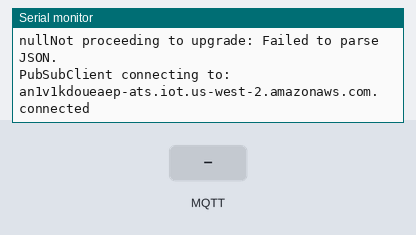
Recording of a sketch running on a simulated ESP8266 (NodeMCU). Shown: the last lines printed to the serial monitor. The test bench sets the inputs (shaded band). WiFi joins after 1.5 s; servers stay silent unless stated; uploads are accepted with an empty reply; the local clock reads 2024-03-15 10:24:30 at power-on unless the sketch sets it; storage starts empty; no MQTT or app messages arrive unless stated; not simulated (calls return 0 or success): secrets.h.

Above: at 4.0 s.
4.1 s: MQTT message "1" arrives on the first subscribed topic
At 5.3 s:
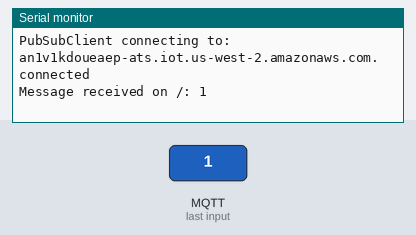
5.6 s: MQTT message "on" arrives on the first subscribed topic
At 6.4 s:
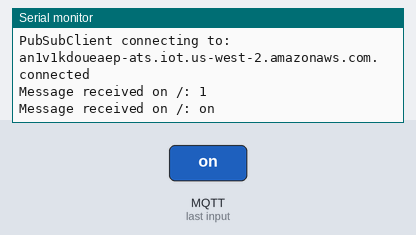
7.1 s: MQTT message "off" arrives on the first subscribed topic
At 7.6 s:
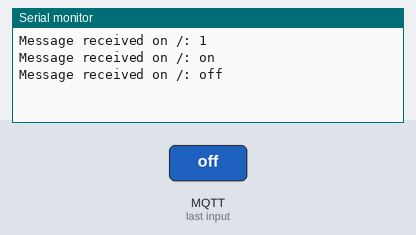

The sketch:

dv_certstore_test.ino
```cpp
#include <ESP8266WiFi.h>
#include <CertStoreBearSSL.h>
#include <time.h>
#include "LittleFS.h"
#include <PubSubClient.h>

//Set only ONE user at a time
#define DJW
//#define VIC
#include "secrets.h" //include MUST come after user definition

//these are for holding the AWS private key and cert, stored in flash
#define MAX_PEM_SIZE 4096 // max size of PEM certs
char clientKeyStr[MAX_PEM_SIZE];
char clientCertStr[MAX_PEM_SIZE];

/************************* WiFi Access Point *********************************/
//Set credentials in secrets.h or you can override and set them here
//const char* WLAN_SSID = "Your SSID";
//const char* WLAN_PASS = "Your Password";


// Find this awsEndpoint in the AWS Console: Manage - Things, choose your thing
// choose Interact, its the HTTPS Rest endpoint
const char* awsEndpoint = "an1v1kdoueaep-ats.iot.us-west-2.amazonaws.com";

// A single, global CertStore which can be used by all
// connections.  Needs to stay live the entire time any of
// the WiFiClientBearSSLs are present.
BearSSL::CertStore certStore;
BearSSL::WiFiClientSecure wifiClient;
BearSSL::X509List *clientCert;
BearSSL::PrivateKey *clientKey;
//setup to listen for MQTT messages
void msgReceived(char* topic, byte* payload, unsigned int len);
//MQTT pubsub client
PubSubClient pubSubClient(awsEndpoint, 8883, msgReceived, wifiClient);


/* Set up values for your repository and binary names */
#define GHOTA_USER "dwolshin"
#define GHOTA_REPO "dv_hvac_monitor"
#define GHOTA_CURRENT_TAG "1.0.2"
#define GHOTA_BIN_FILE "djw-ota-update-test.ino.nodemcu.bin"
#define GHOTA_ACCEPT_PRERELEASE 0
#include <ESP_OTA_GitHub.h>

// Initialise OTA Update Code
ESPOTAGitHub ESPOTAGitHub(&certStore, GHOTA_USER, GHOTA_REPO, GHOTA_CURRENT_TAG, GHOTA_BIN_FILE, GHOTA_ACCEPT_PRERELEASE);


/* SKETCH SETUP SSSSSSSSSSSSSSSSSS
 S
 S
 */
void setup() {
  Serial.begin(115200);
  Serial.println();
  Serial.println();

  //init the CA cert store from flash
  LittleFS.begin();
   int numCerts = certStore.initCertStore(LittleFS, PSTR("/certs.idx"), PSTR("/certs.ar"));
  Serial.printf("Number of CA certs read: %d\n", numCerts);
  if (numCerts == 0) {
    Serial.printf("No certs found. Did you unzip the connected device package from AWS and and upload the keys/certs to LittleFS directory before running?\n");
    return; // Can't connect to anything w/o certs!
  }

  // Connect to WiFi access point.
  Serial.println(); Serial.println();
  Serial.print("Connecting to ");
  Serial.println(WLAN_SSID);

  WiFi.begin(WLAN_SSID, WLAN_PASS);
  while (WiFi.status() != WL_CONNECTED) {
    delay(500);
    Serial.print(".");
  }
  Serial.println();

  Serial.println("WiFi connected");
  Serial.println("IP address: "); Serial.println(WiFi.localIP());

  setClock(); // Required for X.509 validation


/* This is the actual code to check and upgrade */
    Serial.println("Checking for update...");
    if (ESPOTAGitHub.checkUpgrade()) {
    Serial.print("Upgrade found at: ");
    Serial.println(ESPOTAGitHub.getUpgradeURL());
    if (ESPOTAGitHub.doUpgrade()) {
      Serial.println("Upgrade complete."); //This should never be seen as the device should restart on successful upgrade.
    } else {
      Serial.print("Unable to upgrade: ");
      Serial.println(ESPOTAGitHub.getLastError());
    }
    } else {
    Serial.print("Not proceeding to upgrade: ");
    Serial.println(ESPOTAGitHub.getLastError());
    }
    /* End of check and upgrade code */

 //load the certificates and private key for talking to AWS
 File cert = LittleFS.open("/DJWESP8266.cert.pem", "r");
  clientCert = new X509List(cert, cert.size());
  cert.close();

   File key = LittleFS.open("/DJWESP8266.private.key", "r");
  clientKey =new BearSSL::PrivateKey(key, key.size());
  key.close();

}

//global for main loop
unsigned long lastPublish;
int msgCount;
/* MAIN LOOP MMMMMMMMMMMMMMMMMMMMMMMMMMMMMMMMMM
 M
 M
 */
void loop() {


// set the cert store and keys for this connection
  wifiClient.setClientRSACert(clientCert,clientKey);
 wifiClient.setCertStore(&certStore);

  pubSubCheckConnect();

  //publish every 10 seconds
  if (millis() - lastPublish > 10000) {
    String msg = String("Hello from ESP8266: ") + ++msgCount;

    //this is the magic to publish to the feed
    pubSubClient.publish("outTopic", msg.c_str());

    Serial.print("Published: "); Serial.println(msg);
    lastPublish = millis();
  }


}

/* msgReceived ***********************
 *
 *
 */
void msgReceived(char* topic, byte* payload, unsigned int length) {
  Serial.print("Message received on "); Serial.print(topic); Serial.print(": ");
  for (int i = 0; i < length; i++) {
    Serial.print((char)payload[i]);
  }
  Serial.println();
}

/* pubSubCheckConnect ***********************
 *
 *
 */
void pubSubCheckConnect() {
  if ( ! pubSubClient.connected()) {
    Serial.print("PubSubClient connecting to: "); Serial.print(awsEndpoint);
    while ( ! pubSubClient.connected()) {
      Serial.print(".");
      pubSubClient.connect("DJWESP8266");
    }
    Serial.println(" connected");
    pubSubClient.subscribe("/");
  }
  pubSubClient.loop();
}


/*setCurrentTime ***********************
 *
 *
 */
void setCurrentTime() {
  configTime(3 * 3600, 0, "3.pool.ntp.org", "time.nist.gov");

  Serial.print("Waiting for NTP time sync: ");
  time_t now = time(nullptr);
  while (now < 8 * 3600 * 2) {
    delay(500);
    Serial.print(".");
    now = time(nullptr);
  }
  Serial.println("");
  struct tm timeinfo;
  gmtime_r(&now, &timeinfo);
  Serial.print("Current time: "); Serial.print(asctime(&timeinfo));
}

/*setClock
 * Set time via NTP, as required for x.509 validation
 *
 */
void setClock() {
  configTime(3 * 3600, 0, "0.pool.ntp.org", "time.nist.gov");

  Serial.print("Waiting for NTP time sync: ");
  time_t now = time(nullptr);
  while (now < 8 * 3600 * 2) {
    delay(500);
    Serial.print(".");
    now = time(nullptr);
  }
  Serial.println("");
  struct tm timeinfo;
  gmtime_r(&now, &timeinfo);
  Serial.print("Current time: ");
  Serial.print(asctime(&timeinfo));
}

/****
*Includes code from example:
* Mar 2018 by Earle F. Philhower, III
* Released to the public domain
*
*
 * Includes code from example
  WiFiClientBearSSL- SSL client/server for esp8266 using BearSSL libraries
  - Mostly compatible with Arduino WiFi shield library and standard
    WiFiClient/ServerSecure (except for certificate handling).
  Copyright (c) 2018 Earle F. Philhower, III
  This library is free software; you can redistribute it and/or
  modify it under the terms of the GNU Lesser General Public
  License as published by the Free Software Foundation; either
  version 2.1 of the License, or (at your option) any later version.
  This library is distributed in the hope that it will be useful,
  but WITHOUT ANY WARRANTY; without even the implied warranty of
  MERCHANTABILITY or FITNESS FOR A PARTICULAR PURPOSE.  See the GNU
  Lesser General Public License for more details.
  You should have received a copy of the GNU Lesser General Public
  License along with this library; if not, write to the Free Software
  Foundation, Inc., 51 Franklin St, Fifth Floor, Boston, MA  02110-1301  USA
*/
```

Measured:
- after the input at 4.1 s, the serial monitor: prints a new line at once (image 1)
- after the input at 5.6 s, the serial monitor: prints a new line at once (image 2)
- after the input at 7.1 s, the serial monitor: prints a new line at once (image 3)
